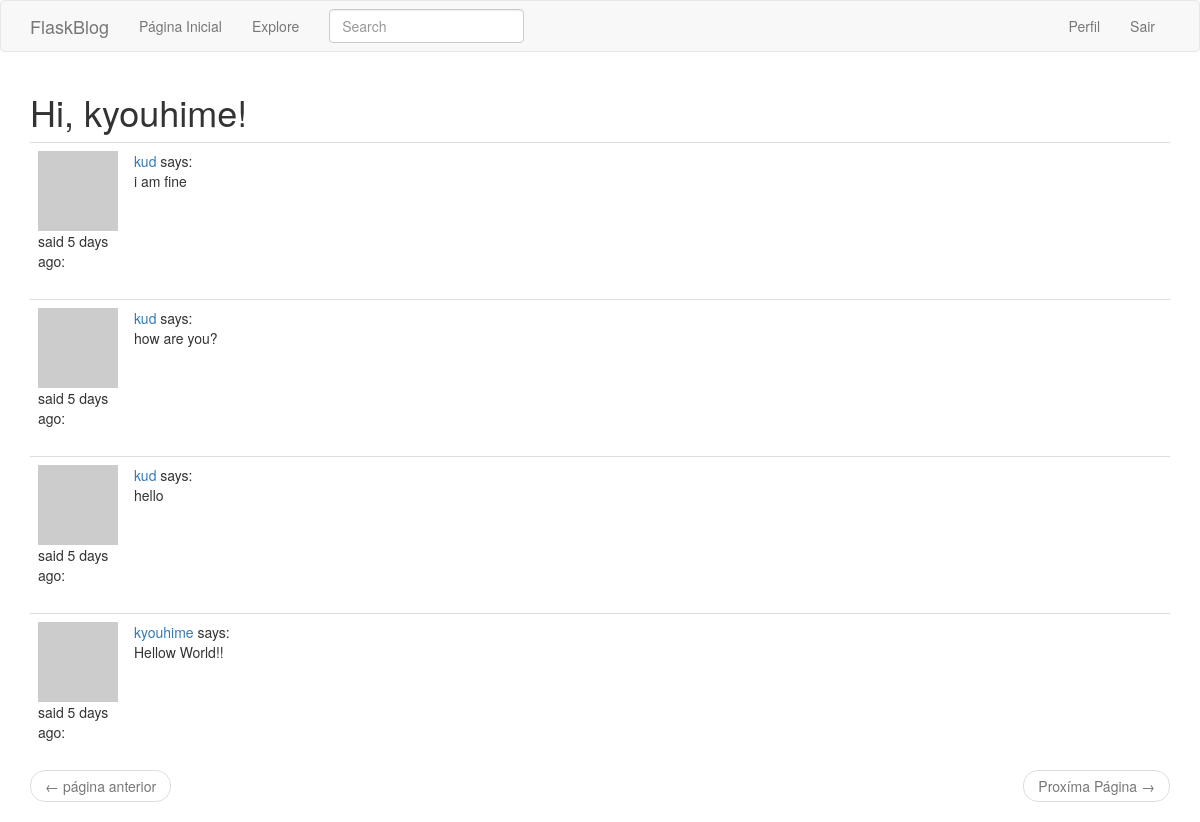
The page /explore (signed in) on the database its author committed.
### app/models.py (models this page shows, shortened)
class PaginatedAPIMixin(object):
    @staticmethod
    def to_collection_dict(query, page, per_page, endpoint, **kwargs):
        resources = query.paginate(page, per_page, False)
        data = {
            'items': [item.to_dict() for item in resources.items],
            '_meta': {
                'page': page,
                'per_page': per_page,
                'total_pages': resources.pages,
                'total_items': resources.total
            },
            '_links': {
                'self': url_for(endpoint, page=page, per_page=per_page,
                                **kwargs),
                'next': url_for(endpoint, page=page + 1, per_page=per_page,
                                **kwargs) if resources.has_next else None,
                'prev': url_for(endpoint, page=page - 1, per_page=per_page,
                                **kwargs) if resources.has_prev else None
            }
        }
        return data

class User(PaginatedAPIMixin, UserMixin, db.Model):
    id = db.Column(db.Integer, primary_key=True)
    username = db.Column(db.String(64), index=True, unique=True)
    email = db.Column(db.String(120), index=True, unique=True)
    password_hash = db.Column(db.String(128))
    posts = db.relationship('Post', backref='author', lazy='dynamic')
    about_me = db.Column(db.String(140))
    last_seen = db.Column(db.DateTime, default=datetime.utcnow)
    token = db.Column(db.String(32), index=True, unique=True)
    token_expiration = db.Column(db.DateTime)
    followed = db.relationship(
        'User', secondary=followers,
        primaryjoin=(followers.c.follower_id == id),
        secondaryjoin=(followers.c.followed_id == id),
        backref=db.backref('followers', lazy='dynamic'), lazy='dynamic'
    )
    def avatar(self, size):
        digest = md5(self.email.lower().encode('utf-8')).hexdigest()
        return 'https://www.gravatar.com/avatar/{}?d=identicon&s={}'.format(
            digest, size)

class SearchableMixin(object):
    @classmethod
    def before_commit(cls, session):
        session._changes = {
            'add': list(session.new),
            'update': list(session.dirty),
            'delete': list(session.deleted)
        }
    @classmethod
    def after_commit(cls, session):
        for obj in session._changes['add']:
            if isinstance(obj, SearchableMixin):
                add_to_index(obj.__tablename__, obj)
        for obj in session._changes['update']:
            if isinstance(obj, SearchableMixin):
                add_to_index(obj.__tablename__, obj)
        for obj in session._changes['delete']:
            if isinstance(obj, SearchableMixin):
                remove_from_index(obj.__tablename__, obj)
        session._changes = None

class Post(SearchableMixin, db.Model):
    __searchable__ = ['body']
    id = db.Column(db.Integer, primary_key=True)
    body = db.Column(db.String(140))
    timestamp = db.Column(db.DateTime, index=True, default=datetime.utcnow)
    user_id = db.Column(db.Integer, db.ForeignKey('user.id'))

### app/main/routes.py (the view)
@bp.route('/explore')
@login_required
def explore():
    page = request.args.get('page', 1, type=int)
    posts = Post.query.order_by(Post.timestamp.desc()).paginate(
        page, current_app.config['POSTS_PER_PAGE'], False)
    next_url = url_for('main.explore', page=posts.next_num) \
        if posts.has_next else None
    prev_url = url_for('main.explore', page=posts.prev_num) \
        if posts.has_prev else None
    return render_template('index.html', title='Explore', posts=posts.items, next_url=next_url, prev_url=prev_url)

### app/main/forms.py
class SearchForm(FlaskForm):
    q = StringField(('Search'), validators=[DataRequired()])
    def __init__(self, *args, **kwargs):
        if 'formdata' not in kwargs:
            kwargs['formdata'] = request.args
        if 'csrf_enabled' not in kwargs:
            kwargs['csrf_enabled'] = False
        super(SearchForm, self).__init__(*args, **kwargs)

### app/main/routes.py (called while the page is built)
@bp.before_request
def before_request():
    if current_user.is_authenticated:
        current_user.last_seen = datetime.utcnow()
        db.session.commit()
        g.search_form = SearchForm()

### app/models.py (called while the page is built)
@login.user_loader
def load_user(id):
    return User.query.get(int(id))

### app/templates/index.html (shortened to what this page needs)
{% extends "base.html" %}
{% block app_content %}
    <h1>Hi, {{ current_user.username }}!</h1>
    {% for post in posts %}
        {% include '_post.html' %}
    {% endfor %}
    <nav aria-label="...">
        <ul class="pager">
            <li class="previous{% if not prev_url %} disabled{% endif %}">
                <a href="{{ prev_url or '#' }}">
                    <span aria-hidden="true">&larr;</span> página anterior
                </a>
            </li>
            <li class="next{% if not next_url %} disabled{% endif %}">
                <a href="{{ next_url or '#' }}">
                    Proxíma Página <span aria-hidden="true">&rarr;</span>
                </a>
            </li>
        </ul>
    </nav>
{% endblock %}

### app/templates/_post.html
<table class="table table-hover">
    <tr>
        <td width="70px">
            <a href="{{ url_for('main.user', username=post.author.username) }}">
                <img src="{{ post.author.avatar(70) }}" />
            </a>
            said {{ moment(post.timestamp).fromNow() }}:
            <br>
        </td>
        <td>
            <a href="{{ url_for('main.user', username=post.author.username) }}">
                {{ post.author.username }}
            </a>
            says:
            <br>
            {{ post.body }}
        </td>
    </tr>
</table>

### rows shown on the page
User: username "kyouhime"
Post: timestamp "5 days ago", author.username "kud", body "i am fine"
Post: timestamp "5 days ago", author.username "kud", body "how are you?"
Post: timestamp "5 days ago", author.username "kud", body "hello"
Post: timestamp "5 days ago", author.username "kyouhime", body "Hellow World!!"
